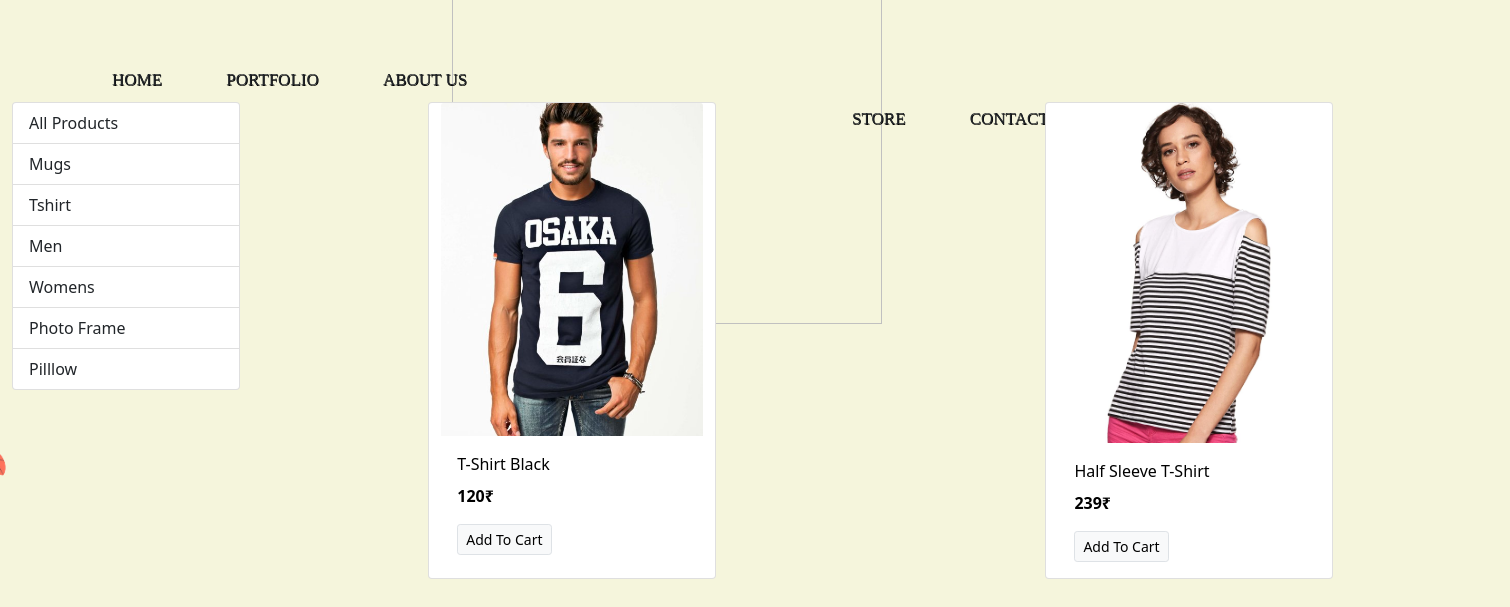
/cart?category=3, run on the app's committed database.
### store/models/category.py (models this page shows, shortened)
class Category(models.Model):
    name = models.CharField(max_length=20)
    def get_all_categories():
        return Category.objects.all()

### store/models/product.py (models this page shows, shortened)
class Product(models.Model):
    name = models.CharField(max_length=50)
    price = models.IntegerField(default=0)
    category = models.ForeignKey(Category, on_delete=models.CASCADE,default=1)
    description = models.CharField(max_length=200,default='',null=True,blank=True)
    image = models.ImageField(upload_to='uploads/produts/')
    def get_all_products_by_categoryid(category_id):
        if category_id:
            return Product.objects.filter(category=category_id)
        else:
            return Product.objects.all()

### store/views.py (the view)
# urls.py: path('cart',views.cart,name='cart'),
def cart(request):
    categories = Category.get_all_categories();
    categoryID = request.GET.get('category')
    if categoryID:
        products= Product.get_all_products_by_categoryid(categoryID)
    else:
        products = Product.get_all_products();
    data={}
    data ['products'] = products
    data['categories'] = categories
    return render(request,'cart.html',data)

### store/templates/cart.html (shortened to what this page needs)
{% extends "base.html" %} {% load static %} {% block menu %}
<div>
    <ul id="firstthree">
        <h4 id="a">
            <a class="text-dark" href="{% url 'index' %}" style="text-decoration: none;">HOME</a>
        </h4>
        <h4 id="b">
            <a class="text-dark" href="#" style="text-decoration: none;">PORTFOLIO</a>
        </h4>
        <h4 id="c">
            <a class="text-dark" href="#" style="text-decoration: none;">ABOUT US</a>
        </h4>
    </ul>
</div>
<div>
    <ul id="logo">
        <a href="#" style="text-decoration: none;"><img src="{%  static  'css/Images/logo.png'  %}" width="430" height="430"></a>
    </ul>
</div>
<div class="ml-1">
    <ul id="lastthree">
        <h4 id="d">
            <a class="text-dark" href="{% url 'cart' %}" style="text-decoration: none;">STORE</a>
        </h4>
        <h4 id="e">
            <a class="text-dark" href="#" style="text-decoration: none;">CONTACT</a>
        </h4>
        <h4 id="f">
            <a class="text-dark" href="#" style="text-decoration: none;">ACCOUNT</a>
        </h4>
    </ul>
</div>
<div id="img1">
</div>
{% endblock %}
{% block content %}
<div class="container-fluid mt-5" id="sidenav">
    <div class="row">
        <div class="col-lg-2 mx-auto">
            <div class="list-group">
                <a href="/cart" class="list-group-item list-group-action">All Products</a> {% for category in categories%}
                <a href="?category={{category.id}}" class="list-group-item list-group-action">{{category.name}}</a> {% endfor%}
            </div>
        </div>
        <div id="products" class="col-lg-10 mx-auto">
            <div class="row mx-auto">
                {% for product in products %}
                <div class="card mx-auto mb-4" style="width: 18rem;">
                    <img src="{{product.image.url}}" class="card-img-top" alt="...">
                    <div class="card-body">
                        <p class="card-title">{{product.name}}</p>
                        <p class="card-text"><b>{{product.price}}₹</b></p>
                        <a href="#" class="btn btn-light border btn-sm">Add To Cart</a>
                    </div>
                </div>
                {% endfor %}
            </div>
        </div>
    </div>
</div>
{% endblock %}

### store/static/css/cart.css (style rules this page uses)
body { background-color: green; }
body div ul h4 { display: inline-flex; font-family: 'Times New Roman', Times, serif; padding: 10px; margin-right: 40px; font-size: 17px; text-shadow: .5px .5px black; position: relative; }
body div ul h4:after { background: none repeat scroll 0 0 transparent; bottom: 0; content: ""; display: block; height: 2px; left: 50%; position: absolute; background: black; transition: width 0.3s ease 0s, left 0.3s ease 0s; width: 0; }
body div #firstthree { margin-top: 60px; margin-left: 50px; }
body div #logo { margin-left: 380px; margin-top: -240px; }
body div #lastthree { margin-left: 770px; margin-top: -265px; }
body #img1 { margin-left: -50px; margin-top: 90px; position: relative; }

### store/static/css/index.css (style rules this page uses)
* { margin: 0px; padding: 0px; z-index: 0; color: black; }
body { background-color: beige; width: 100%; opacity: 100%; height: 100%; background-size: cover; background-repeat: no-repeat; }
body div ul h4 { display: inline-flex; font-family: 'Times New Roman', Times, serif; padding: 10px; margin-right: 40px; font-size: 17px; text-shadow: .5px .5px black; position: relative; }
body div ul h4:after { background: none repeat scroll 0 0 transparent; bottom: 0; content: ""; display: block; height: 2px; left: 50%; position: absolute; background: black; transition: width 0.3s ease 0s, left 0.3s ease 0s; width: 0; }
body div #firstthree { margin-top: 60px; margin-left: 70px; }
body div #logo { margin-left: 420px; margin-top: -230px; }
body div #lastthree { margin-left: 810px; margin-top: -241px; }
body #img1 { margin-left: -360px; margin-top: 30px; }

### data on the page
Category: name "Mugs"
Category: name "Tshirt"
Category: name "Men"
Category: name "Womens"
Category: name "Photo Frame"
Category: name "Pilllow"
Product: image (picture), name "T-Shirt Black", price "120"
Product: image (picture), name "Half Sleeve T-Shirt", price "239"
